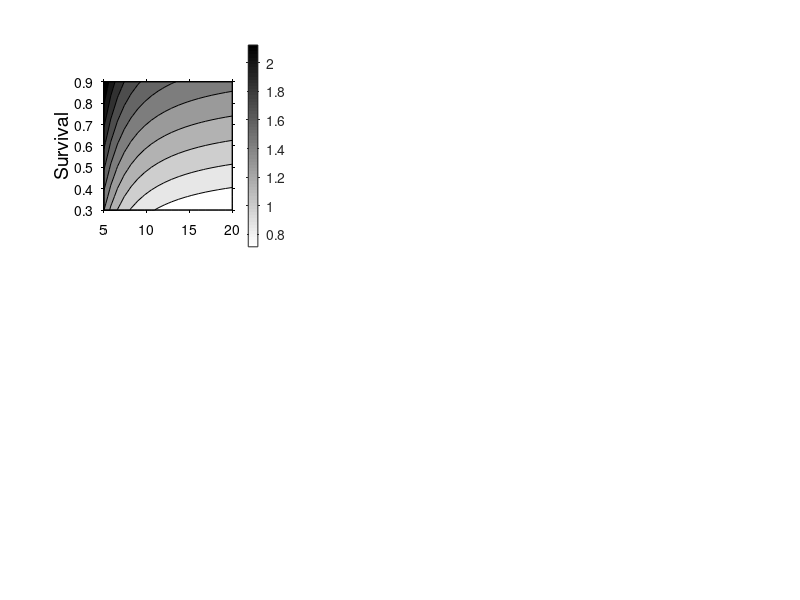

Source code (MATLAB): (Note: this script raises an error after producing the figure.)
function Taylor_model

% Discrete-time version of Taylor's (1979) model
% Used to illustrate effect of different demographic parameters on the
% importance of transient dynamics.

% Things to vary:
% - survival rate
% - overall fecundity
% - std of spawning age distribution
% - mode of spawning age distribution

% Figures: lambda1 & rho as a function of survival vs. a, overall fec vs.
% a, std vs. a

maxA = 20;
A = 1:maxA;
Fec1 = 30;

N = 20;
Survs = linspace(0.3,0.9,N);
Fecs = linspace(20,50,N);
Modes = linspace(5,maxA,N);
Vars = linspace(0,5,N);


% Setup figure
figure(1)
clf
set(gcf,'units','cent','position',[30 10 21 10])
colormap(1-gray)

% Left-hand: vary survival & mode of spawning distribution

for s = 1:N
    for a = 1:N
        
        Var = 5; % variance of spawning age distribution
        
        % Assemble matrix:
        Surv = ones(1,maxA-1).*Survs(s);
       % Fec1 = 10;
        
        % Hold variance constant:
        % mode = (k-1)q
        % var = kq^2
        % V = kq^2
        % mode = (Vq^-2 - 1)q = V/q - q
        % mq = V - q^2
        % q^2 - mq + V = 0
        % q = ( m +/- sqrt(m^2 - 4V))/2
        Th = max([ (Modes(a) + sqrt(Modes(a)^2 - 4*Var))/2, (Modes(a) - sqrt(Modes(a)^2 - 4*Var))/2]);
        k = Modes(a)/Th + 1;
        Fec = gampdf(A,k,Th);
        Fec = Fec/sum(Fec)*Fec1;
        
        L = diag(Surv);
        L = [L, zeros(length(Surv),1)];
        L = [Fec;L];
        
        Lam = eig(L);
        Lam = sort(Lam,'descend');
        L1(s,a) = Lam(1);
        Rho(s,a) = Lam(1)/abs(Lam(2));
        
    end % end a
end % end s

subplot(2,3,1)
contourf(Modes,Survs,(L1))
ylabel('Survival','fontsize',14)
%caxis([0 0.5])
%set(gca,'ytick',0:5)
format_axis(gca)
ch=colorbar;
set(ch,'tickdir','out','ticklength',0.02)
%set(ch,'ytick',log10(1:3),'yticklabel',1:3)

%ylabel(ch,'log10 Lambda')

subplot(2,3,4)
contourf(Modes,Survs,(Rho))
ylabel('Survival','fontsize',14)
%caxis([0.3 2])
format_axis(gca)
ch=colorbar;
set(ch,'tickdir','out','ticklength',0.02)
%set(ch,'ytick',log10([1:9 10:10:100]),'yticklabel',[1:9 10:10:100])

%----------------------------------------------------------
% Middle: vary fec & mode of spawning distribution

for s = 1:N
    for a = 1:N
        
        Var = 5; % variance of spawning age distribution
        Surv = 0.5;
        
        
        % Assemble matrix:
        Surv = ones(1,maxA-1).*Surv;
        
        % Hold variance constant:
        % mode = (k-1)q
        % var = kq^2
        % V = kq^2
        % mode = (Vq^-2 - 1)q = V/q - q
        % mq = V - q^2
        % q^2 - mq + V = 0
        % q = ( m +/- sqrt(m^2 - 4V))/2
        Th = max([ (Modes(a) + sqrt(Modes(a)^2 - 4*Var))/2, (Modes(a) - sqrt(Modes(a)^2 - 4*Var))/2]);
        k = Modes(a)/Th + 1;
        Fec = gampdf(A,k,Th);
        Fec = Fec/sum(Fec)*Fecs(s);
        
        L = diag(Surv);
        L = [L, zeros(length(Surv),1)];
        L = [Fec;L];
        
        Lam = eig(L);
        Lam = sort(Lam,'descend');
        L1(s,a) = Lam(1);
        Rho(s,a) = Lam(1)/abs(Lam(2));
        
    end % end a
end % end s

subplot(2,3,2)
contourf(Modes,Fecs,(L1))
xlabel('Modal age of spawning (y)','fontsize',14)
ylabel('Fecundity','fontsize',14)
title('log(\lambda)','fontsize',14)
%caxis([0 0.5])
%set(gca,'ytick',0:5)
format_axis(gca)
ch=colorbar;
set(ch,'tickdir','out','ticklength',0.02)
%set(ch,'ytick',log10(1:3),'yticklabel',1:3)


subplot(2,3,5)
contourf(Modes,Fecs,(Rho))
xlabel('Modal age of spawning (y)','fontsize',14)
ylabel('Fecundity','fontsize',14)
title('log(\rho)','fontsize',14)
format_axis(gca)
%caxis([0.3 2])
ch=colorbar;
set(ch,'tickdir','out','ticklength',0.02)
%set(ch,'ytick',log10([1:9 10:10:100]),'yticklabel',[1:9 10:10:100])



%----------------------------------------------------------
% Right: vary variance & mode of spawning distribution

for s = 1:N
    for a = 1:N
        
        Var = 10.^Vars(s); % variance of spawning age distribution
        Surv = 0.5;
        
        % Assemble matrix:
        Surv = ones(1,maxA-1).*Surv;
        
        % Hold variance constant:
        % mode = (k-1)q
        % var = kq^2
        % V = kq^2
        % mode = (Vq^-2 - 1)q = V/q - q
        % mq = V - q^2
        % q^2 - mq + V = 0
        % q = ( m +/- sqrt(m^2 - 4V))/2
        Th = max([ (Modes(a) + sqrt(Modes(a)^2 + 4*Var))/2, (Modes(a) - sqrt(Modes(a)^2 + 4*Var))/2]);
        Th = real(Th);
        k = Modes(a)/Th + 1;
        Fec = gampdf(A,k,Th);
        Fec = Fec/sum(Fec)*Fec1;
        
        L = diag(Surv);
        L = [L, zeros(length(Surv),1)];
        L = [Fec;L];
        
        Lam = eig(L);
        Lam = sort(Lam,'descend');
        L1(s,a) = Lam(1);
        Rho(s,a) = Lam(1)/abs(Lam(2));
        
    end % end a
end % end s


subplot(2,3,3)
contourf(Modes,sqrt(Vars),(L1))
ylabel('Standard deviation','fontsize',14)
%caxis([0 0.5])
set(gca,'ytick',0:5)
format_axis(gca)
ch=colorbar;
set(ch,'tickdir','out','ticklength',0.02)
%set(ch,'ytick',log10(1:0.1:2),'yticklabel',1:0.1:2)


subplot(2,3,6)
contourf(Modes,sqrt(Vars),(Rho))
ylabel('Standard deviation','fontsize',14)
format_axis(gca)
set(gca,'ytick',0:5)
%caxis([0.3 2])
ch=colorbar;
set(ch,'tickdir','out','ticklength',0.02)
%set(ch,'ytick',log10([1:9 10:10:100]),'yticklabel',[1:9 10:10:100])




function format_axis(A)
set(A,'tickdir','out','ticklength',[0.015 0.015],...
    'xcolor','k','ycolor','k',...
    'xtick',5:5:20)
axis square



